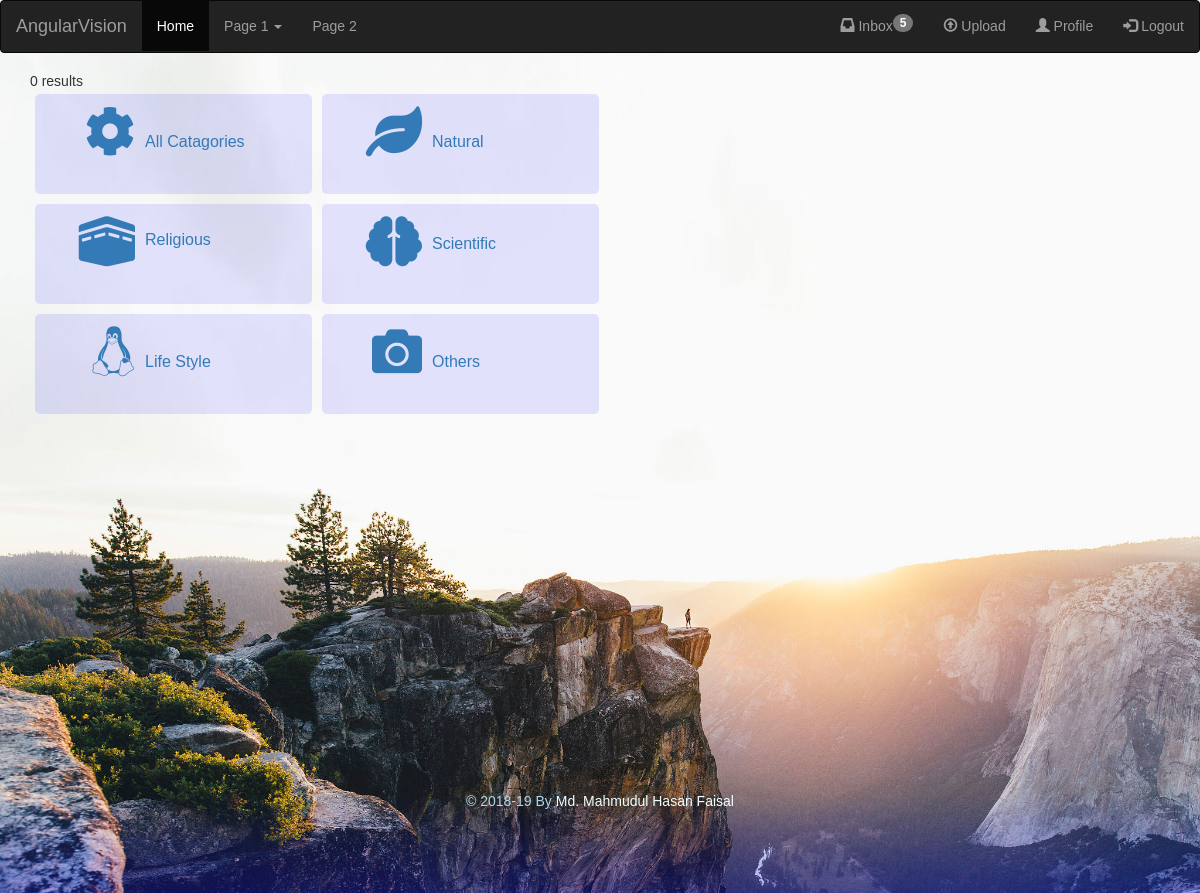
The app's page /profile.php (signed in), older data.
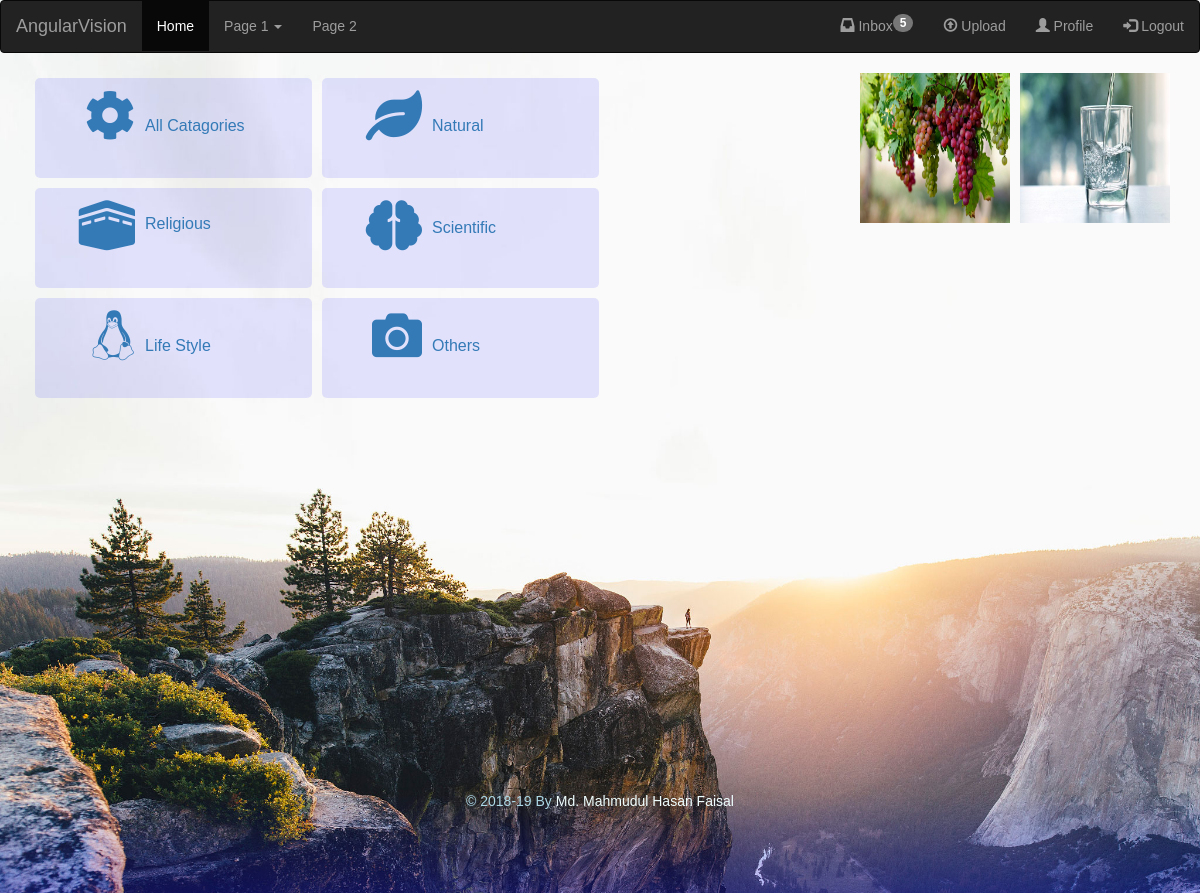
The same page, newer data.
### tables this page shows
CREATE TABLE `uploads` (
  `image_id` int(11) NOT NULL,
  `username` varchar(32) NOT NULL,
  `image_title` varchar(255) NOT NULL,
  `image_caption` varchar(1024) NOT NULL,
  `mime` varchar(32) NOT NULL,
  `catagory` varchar(64) NOT NULL,
  `upload_time` datetime NOT NULL DEFAULT CURRENT_TIMESTAMP
);

### profile.php (the view, shortened to what this page needs)
<?php include "./header.php"; ?>
<?php
require_once "config.php";
$user = isset($_GET['user'])? $_GET['user'] : $_SESSION["username"];
$sql = "SELECT image_id, mime FROM `uploads` WHERE username = '".$user."' ORDER by upload_time DESC";
$result = $mysqli->query($sql);
if ($result->num_rows > 0) {
	echo "<div class='photo_container'>";
	$ph = 1;
    while($row = $result->fetch_assoc()) {
		$mime = 'jpg';
		if ($row['mime']=='image/jpeg'){
			$mime = 'jpg';
		} else if ($row['mime']=='image/png'){
			$mime = 'png';
		} else if ($row['mime']=='image/gif'){
			$mime = 'gif';
		}
		echo "<div class='item item".$ph."'>";
		echo "<a href='./photo.php?id=".$row["image_id"]."'>";
        echo "<img src='./img/uploads/" . $row["image_id"].".".$mime."' ></a></div>";
    }
	echo "</div>";
} else {
    echo "0 results";
}
?>
<div class="bundle-content-container">
    <div class="bundle-content">
        <a href="./brand.php?id=10">
            <div class="bundle-icon"><i class="fas fa-cog"></i></div>
            <div class=bundle-text><span>All Catagories</span></div>
        </a>
    </div>
    <div class="bundle-content">
        <a href="./brand.php?id=20">
            <div class="bundle-icon"><i class="fas fa-leaf"></i></div>
            <div class=bundle-text><span>Natural</span></div>
        </a>
    </div>
    <div class="bundle-content">
        <a href="./brand.php?id=30">
            <div class="bundle-icon"><i class="fas fa-kaaba"></i></div>
            <div class=bundle-text style="padding-top: 28px;"><span>Religious</span></div>
        </a>
   </div>
    <div class="bundle-content">
        <a href="./brand.php?id=40">
            <div class="bundle-icon"><i class="fas fa-brain"></i></div>
            <div class=bundle-text style="padding-top: 32px;"><span>Scientific</span></div>
        </a>
    </div>
    <div class="bundle-content">
        <a href="./brand.php?id=50">
            <div class="bundle-icon"><i class="fab fa-linux"></i></div>
            <div class=bundle-text><span>Life Style</span></div>
        </a>
   </div>
    <div class="bundle-content">
        <a href="./brand.php?id=60">
            <div class="bundle-icon"><i class="fas fa-camera"></i></div>
            <div class=bundle-text><span>Others</span></div>
        </a>
   </div>
</div>
<?php include "./footer.php"; ?>

Row changes from the older to the newer data that the page shows:
added uploads: image_id (picture)
added uploads: image_id (picture)
Text that changed along with them:
text no longer shown: "0 results"
